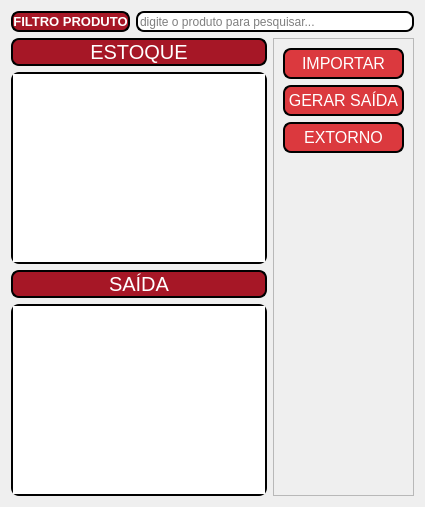
      <widget class="QWidget" name="estoque">
       <layout class="QVBoxLayout" name="verticalLayout_28">
        <item>
         <layout class="QVBoxLayout" name="verticalLayout_20">
          <item>
           <layout class="QHBoxLayout" name="horizontalLayout_13">
            <item>
             <widget class="QLabel" name="label_40">
              <property name="font">
               <font>
                <pointsize>10</pointsize>
                <weight>75</weight>
                <bold>true</bold>
               </font>
              </property>
              <property name="styleSheet">
               <string notr="true">background-color: rgb(166, 23, 38);
border-radius: 8px;
color: rgb(255, 255, 255);
border-width: 2px;
border-color: black;
border-style: solid;
display: inline-block;</string>
              </property>
              <property name="text">
               <string>FILTRO PRODUTO</string>
              </property>
              <property name="alignment">
               <set>Qt::AlignCenter</set>
              </property>
             </widget>
            </item>
            <item>
             <widget class="QLineEdit" name="le_filtro_produtos">
              <property name="minimumSize">
               <size>
                <width>0</width>
                <height>21</height>
               </size>
              </property>
              <property name="styleSheet">
               <string notr="true">border-radius: 8px;
border-width: 2px;
border-color: black;
border-style: solid;
display: inline-block;</string>
              </property>
              <property name="placeholderText">
               <string>digite o produto para pesquisar...</string>
              </property>
             </widget>
            </item>
           </layout>
          </item>
          <item>
           <layout class="QHBoxLayout" name="horizontalLayout_4">
            <item>
             <layout class="QVBoxLayout" name="verticalLayout_6">
              <item>
               <layout class="QVBoxLayout" name="verticalLayout_5">
                <item>
                 <widget class="QLabel" name="label_3">
                  <property name="font">
                   <font>
                    <pointsize>15</pointsize>
                   </font>
                  </property>
                  <property name="styleSheet">
                   <string notr="true">background-color: rgb(166, 23, 38);
border-radius: 8px;
color: rgb(255, 255, 255);
border-width: 2px;
border-color: black;
border-style: solid;
display: inline-block;</string>
                  </property>
                  <property name="text">
                   <string>ESTOQUE</string>
                  </property>
                  <property name="alignment">
                   <set>Qt::AlignCenter</set>
                  </property>
                 </widget>
                </item>
                <item>
                 <widget class="QTableView" name="tv_estoque">
                  <property name="styleSheet">
                   <string notr="true">border-radius: 8px;
border-width: 2px;
border-color: black;
border-style: solid;
display: inline-block;</string>
                  </property>
                 </widget>
                </item>
               </layout>
              </item>
              <item>
               <layout class="QVBoxLayout" name="verticalLayout_4">
                <item>
                 <widget class="QLabel" name="label_2">
                  <property name="font">
                   <font>
                    <pointsize>15</pointsize>
                   </font>
                  </property>
                  <property name="styleSheet">
                   <string notr="true">background-color: rgb(166, 23, 38);
border-radius: 8px;
color: rgb(255, 255, 255);
border-width: 2px;
border-color: black;
border-style: solid;
display: inline-block;</string>
                  </property>
                  <property name="text">
                   <string>SAÍDA</string>
                  </property>
                  <property name="alignment">
                   <set>Qt::AlignCenter</set>
                  </property>
                 </widget>
                </item>
                <item>
                 <widget class="QTableView" name="tv_saida">
                  <property name="styleSheet">
                   <string notr="true">border-radius: 8px;
border-width: 2px;
border-color: black;
border-style: solid;
display: inline-block;</string>
                  </property>
                 </widget>
                </item>
               </layout>
              </item>
             </layout>
            </item>
            <item>
             <widget class="QFrame" name="frame_2">
              <property name="frameShape">
               <enum>QFrame::StyledPanel</enum>
              </property>
              <property name="frameShadow">
               <enum>QFrame::Raised</enum>
              </property>
              <layout class="QVBoxLayout" name="verticalLayout_3">
               <item>
                <widget class="QPushButton" name="bt_importar">
                 <property name="minimumSize">
                  <size>
                   <width>121</width>
                   <height>31</height>
                  </size>
                 </property>
                 <property name="maximumSize">
                  <size>
                   <width>121</width>
                   <height>31</height>
                  </size>
                 </property>
                 <property name="font">
                  <font>
                   <pointsize>12</pointsize>
                   <weight>50</weight>
                   <bold>false</bold>
                  </font>
                 </property>
                 <property name="cursor">
                  <cursorShape>PointingHandCursor</cursorShape>
                 </property>
                 <property name="styleSheet">
                  <string notr="true">QPushButton{

background-color: rgb(219, 57, 62);
border-radius: 8px;
color: rgb(255, 255, 255);
border-width: 2px;
border-color: black;
border-style: solid;
display: inline-block;
}

QPushButton:hover{

	
	background-color: rgb(77, 11, 17);
	
	color: rgb(255, 255, 255);

}</string>
                 </property>
                 <property name="text">
                  <string>IMPORTAR</string>
                 </property>
                </widget>
               </item>
               <item>
                <widget class="QPushButton" name="bt_gerar_saida">
                 <property name="minimumSize">
                  <size>
                   <width>121</width>
                   <height>31</height>
                  </size>
                 </property>
                 <property name="maximumSize">
                  <size>
                   <width>121</width>
                   <height>31</height>
                  </size>
                 </property>
                 <property name="font">
                  <font>
                   <pointsize>12</pointsize>
                  </font>
                 </property>
                 <property name="cursor">
                  <cursorShape>PointingHandCursor</cursorShape>
                 </property>
                 <property name="styleSheet">
                  <string notr="true">QPushButton{

background-color: rgb(219, 57, 62);
border-radius: 8px;
color: rgb(255, 255, 255);
border-width: 2px;
border-color: black;
border-style: solid;
display: inline-block;
}

QPushButton:hover{

	
	background-color: rgb(77, 11, 17);
	
	color: rgb(255, 255, 255);

}</string>
                 </property>
                 <property name="text">
                  <string>GERAR SAÍDA</string>
                 </property>
                </widget>
               </item>
               <item>
                <widget class="QPushButton" name="bt_extorno">
                 <property name="minimumSize">
                  <size>
                   <width>121</width>
                   <height>31</height>
                  </size>
                 </property>
                 <property name="maximumSize">
                  <size>
                   <width>121</width>
                   <height>31</height>
                  </size>
                 </property>
                 <property name="font">
                  <font>
                   <pointsize>12</pointsize>
                  </font>
                 </property>
                 <property name="cursor">
                  <cursorShape>PointingHandCursor</cursorShape>
                 </property>
                 <property name="styleSheet">
                  <string notr="true">QPushButton{

background-color: rgb(219, 57, 62);
border-radius: 8px;
color: rgb(255, 255, 255);
border-width: 2px;
border-color: black;
border-style: solid;
display: inline-block;
}

QPushButton:hover{

	
	background-color: rgb(77, 11, 17);
	
	color: rgb(255, 255, 255);

}</string>
                 </property>
                 <property name="text">
                  <string>EXTORNO</string>
                 </property>
                </widget>
               </item>
               <item>
                <spacer name="verticalSpacer">
                 <property name="orientation">
                  <enum>Qt::Vertical</enum>
                 </property>
                 <property name="sizeHint" stdset="0">
                  <size>
                   <width>20</width>
                   <height>40</height>
                  </size>
                 </property>
                </spacer>
               </item>
              </layout>
             </widget>
            </item>
           </layout>
          </item>
         </layout>
        </item>
       </layout>
      </widget>
